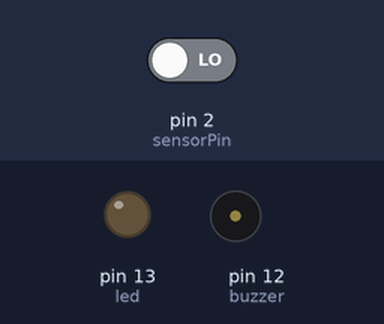
Recording of a sketch running on a simulated Arduino Uno, built with avr-gcc and run on an emulated ATmega328P. On the bench: output pins drawn as LEDs (lit = HIGH), buzzer (waves = sounding, pin HIGH). Inputs (shaded band) come from the test bench; at power-on: pin 2 (sensorPin) LOW.

Above: at 1.2 s.
1.3 s: pin 2 (sensorPin) driven HIGH
At 1.8 s:
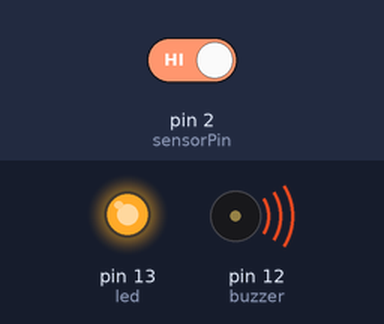
2.8 s: pin 2 (sensorPin) driven LOW
At 4.2 s:
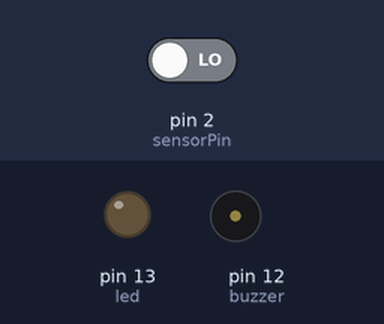
Timing chart, 0 to 5.8 s (numbered marks = the images above; inputs shaded):
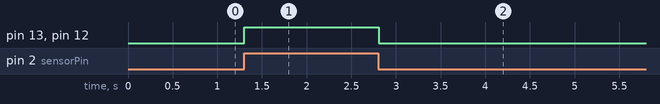

Measured:
- after the input at 1.3 s, pin 13 (led), pin 12 (buzzer): LOW → HIGH at once
- after the input at 2.8 s, pin 13 (led), pin 12 (buzzer): HIGH → LOW at once

The sketch:

Interfacing_PIR_and_Buzzer_program.ino
```cpp
int sensorState = 0;
int buzzer = 12;
int sensorPin = 2;
int led = 13;

void setup() {
  pinMode(sensorPin, INPUT);
  pinMode(led, OUTPUT);
  pinMode(buzzer, OUTPUT);
}

void loop() {
  sensorState = digitalRead(sensorPin);

  if (sensorState == HIGH) {
    digitalWrite(led, HIGH);
    digitalWrite(buzzer, HIGH);

  } else {
    digitalWrite(led, LOW);
    digitalWrite(buzzer, LOW);
  }
  delay(10);
}
```
